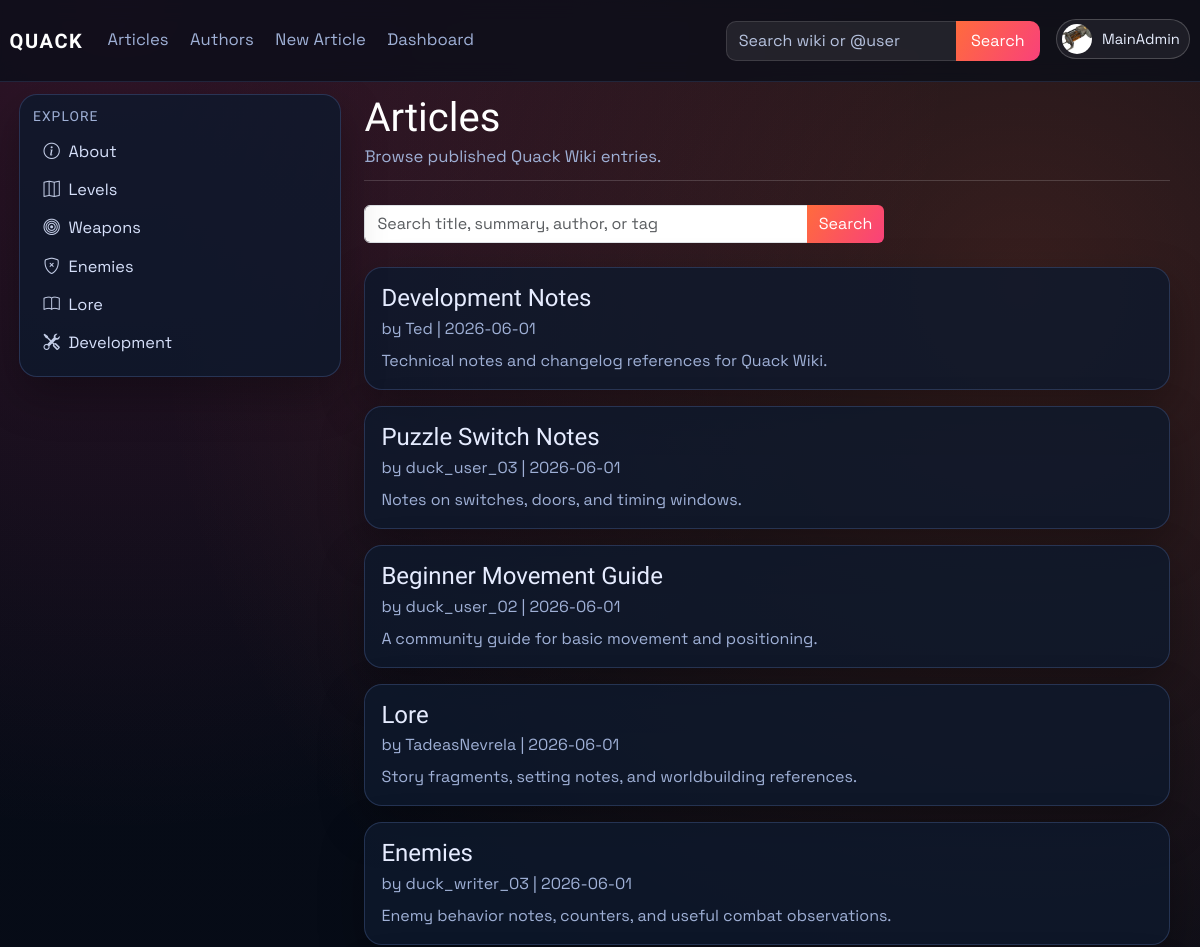
Page /articles (signed in, upper part) on the earlier database version.
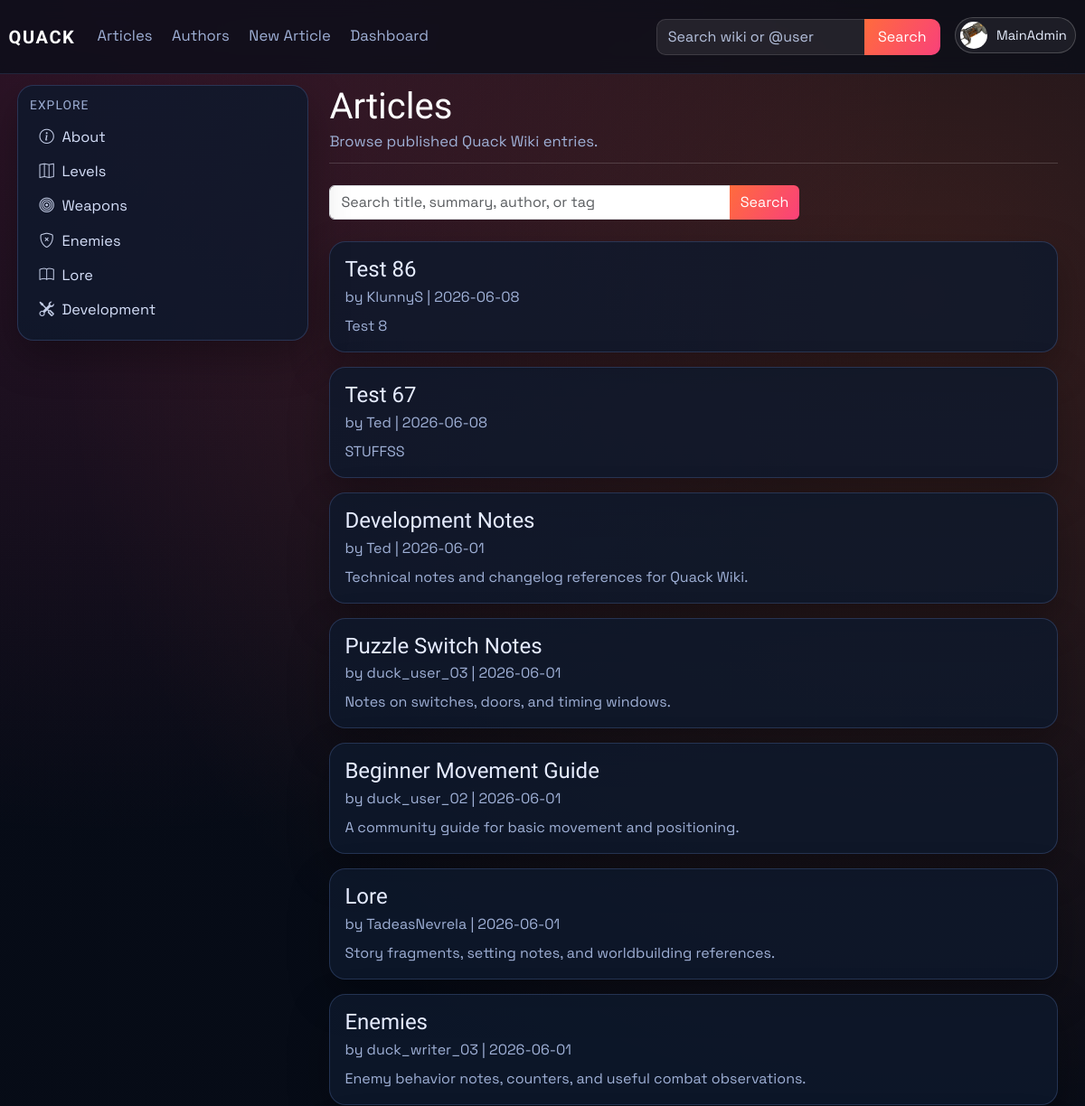
Same page on the later database version.
### models.py (models this page shows, shortened)
class Article(db.Model):
    id = db.Column(db.Integer, primary_key=True)
    title = db.Column(db.String(120), unique=True, nullable=False)
    author = db.Column(db.String(120), nullable=False)
    created_at = db.Column(db.DateTime, default=datetime.utcnow)
    image_url = db.Column(db.String(120), default='default.png')
    summary = db.Column(db.Text)
    content = db.Column(db.Text, nullable=False)
    infobox_data = db.Column(db.Text, nullable=True)
    tags = db.Column(db.JSON, default=list)
    status = db.Column(db.String(20), default='pending', nullable=False)
    approved_by = db.Column(db.String(120), nullable=True)
    approved_at = db.Column(db.DateTime, nullable=True)
    is_archived = db.Column(db.Boolean, default=False, nullable=False)
    archived_at = db.Column(db.DateTime, nullable=True)

class User(db.Model, UserMixin):
    id = db.Column(db.Integer, primary_key=True)
    username = db.Column(db.String(120), unique=True, nullable=False)
    email = db.Column(db.String(120), unique=True, nullable=False)
    password_hash = db.Column(db.String(128), nullable=False)
    profile_image_url = db.Column(db.String(120), nullable=True)
    public_display_name = db.Column(db.String(80), nullable=True)
    public_bio = db.Column(db.Text, nullable=True)
    created_at = db.Column(db.DateTime, default=datetime.utcnow)
    role = db.Column(db.String(30), default='user')
    is_archived = db.Column(db.Boolean, default=False, nullable=False)
    archived_at = db.Column(db.DateTime, nullable=True)

### main.py (the view)
@app.route('/articles')
def articles():
    search = (request.args.get('q') or '').strip()
    query = Article.query.filter(
        Article.is_archived.is_(False),
        func.lower(func.trim(Article.status)) == 'approved',
    )
    article_list = query.order_by(Article.created_at.desc()).all()
    article_list = [article_obj for article_obj in article_list if article_is_public(article_obj)]
    if search:
        article_list = [article_obj for article_obj in article_list if article_matches_search(article_obj, search)]
    article_links = {article.id: article_public_url(article) for article in article_list}
    author_users = active_users_by_username(article.author for article in article_list)
    return render_template(
        'articles.html',
        articles=article_list,
        search=search,
        article_links=article_links,
        author_users=author_users,
    )

### main.py (called while the page is built)
def get_site_settings():
    settings = SiteSettings.query.get(1)
    if not settings:
        settings = SiteSettings(id=1)
        db.session.add(settings)
        db.session.commit()
    return settings

@app.context_processor
def inject_site_settings():
    return {'site_settings': get_site_settings()}

@login_manager.user_loader
def load_user(user_id):
    user = User.query.get(int(user_id))
    if user and user.is_archived:
        return None
    return user

def article_public_url(article_obj: Article) -> str:
    if article_has_tag(article_obj, static_page_tag('about-us')):
        return url_for('about')
    return url_for('article', article_title=article_obj.title)

def normalize_identity(value: str) -> str:
    ascii_value = unicodedata.normalize('NFKD', value or '').encode('ascii', 'ignore').decode('ascii')
    return re.sub(r'[^a-z0-9]+', '', ascii_value.lower())

def article_is_public(article_obj: Article) -> bool:
    if not article_obj or article_obj.is_archived or article_obj.status != 'approved':
        return False
    return bool(find_user_for_article_author(article_obj.author))

def static_page_tag(page_key: str) -> str:
    return f"page:{page_key.strip().lower()}"

### templates/articles.html (shortened to what this page needs)
{% extends "_base.html" %}
{% block content %}
<div class="container-fluid px-0 article-wiki">
    <header class="article-header mb-4">
        <h1 class="article-title">Articles</h1>
        <p class="article-meta mb-0">Browse published Quack Wiki entries.</p>
    </header>
    <form method="GET" action="{{ url_for('articles') }}" class="mb-4" style="max-width: 520px;">
        <div class="input-group">
            <input class="form-control" type="search" name="q" value="{{ search }}" placeholder="Search title, summary, author, or tag">
            <button class="btn btn-brand" type="submit">Search</button>
        </div>
    </form>
    <section class="row g-3">
        {% for article in articles %}
        <div class="col-12">
            <article class="card p-3">
                <h4 class="mb-1"><a href="{{ article_links[article.id] }}">{{ article.title }}</a></h4>
                <p class="article-meta mb-2">
                    by
                    {% set author_user = author_users.get(article.author) %}
                    {% if author_user %}
                    <a href="{{ url_for('public_profile', username=author_user.username) }}">{{ author_user.public_display_name or author_user.username }}</a>
                    {% else %}
                    {{ article.author }}
                    {% endif %}
                    | {{ article.created_at.strftime('%Y-%m-%d') if article.created_at else "Unknown date" }}
                </p>
                <p class="mb-0">{{ article.summary or "No summary available." }}</p>
            </article>
        </div>
        {% else %}
        <div class="col-12">
            <div class="card p-4">
                <p class="mb-0 text-muted">No published articles found.</p>
            </div>
        </div>
        {% endfor %}
    </section>
</div>
{% endblock %}

### templates/partials/navbar.html (shortened to what this page needs)
<nav class="navbar navbar-expand-lg main-nav">
    <div class="container-fluid nav-wrap">
        <a class="navbar-brand brand-mark" href="{{ url_for('index') }}">QUACK</a>
        <div class="collapse navbar-collapse" id="navbarNav">
            <ul class="navbar-nav me-auto nav-links">
                <li class="nav-item"><a class="nav-link" href="{{ url_for('articles') }}">Articles</a></li>
                <li class="nav-item"><a class="nav-link" href="{{ url_for('authors') }}">Authors</a></li>
                <li class="nav-item"><a class="nav-link" href="{{ url_for('create_article') }}">New Article</a></li>
                {% if current_user.is_authenticated and current_user.role == "admin" %}
                <li class="nav-item"><a class="nav-link" href="{{ url_for('dashboard_users') }}">Dashboard</a></li>
                {% elif current_user.is_authenticated and current_user.role == "writer" %}
                <li class="nav-item"><a class="nav-link" href="{{ url_for('dashboard_articles') }}">Dashboard</a></li>
                {% endif %}
            </ul>
            <ul class="navbar-nav ms-auto align-items-lg-center nav-tools">
                <li class="nav-item nav-search-wrap">
                    <form class="nav-search" method="GET" action="{{ url_for('site_search') }}">
                        {% set nav_query = request.args.get('q', '') %}
                        {% if request.endpoint == 'authors' and request.args.get('all') == '1' and nav_query %}
                            {% set nav_query = '@' ~ nav_query %}
                        {% elif request.endpoint not in ['articles', 'authors'] %}
                            {% set nav_query = '' %}
                        {% endif %}
                        <input class="form-control" type="search" name="q" value="{{ nav_query }}" placeholder="Search wiki or @user">
                        <button class="btn btn-brand" type="submit">Search</button>
                    </form>
                </li>
                {% if current_user.is_authenticated %}
                <li class="nav-item dropdown ms-lg-3">
                    <a class="profile-trigger" href="#" role="button" data-bs-toggle="dropdown" aria-expanded="false">
                        {% if current_user.profile_image_url %}
                        <img class="profile-avatar profile-avatar-img" src="{{ url_for('static', filename='img/' ~ current_user.profile_image_url) }}" alt="{{ current_user.username }} profile picture">
                        {% else %}
                        <span class="profile-avatar">{{ current_user.username[0]|upper }}</span>
                        {% endif %}
                        <span class="profile-name">{{ current_user.username }}</span>
                    </a>
                </li>
                {% else %}
                <li class="nav-item ms-lg-3">
                    <a class="btn btn-outline-light nav-login-btn" href="{{ url_for('login') }}">Login</a>
                </li>
                {% endif %}
            </ul>
        </div>
    </div>
</nav>

### templates/partials/tag_link.html
{% macro tag_article_link(tag, label, icon='', class_name='') -%}
<a href="{{ url_for('about') if tag == 'about-us' else url_for('tagged_article', tag=tag) }}"{% if class_name %} class="{{ class_name }}"{% endif %}>
    {% if icon %}<i class="{{ icon }} sidebar-icon"></i>{% endif %}{{ label }}
</a>
{%- endmacro %}

Differences in the rows shown:
added Article: title "Test 86", created_at "2026-06-08", summary "Test 8"
now on this page (row unchanged): User: public_display_name+username "KlunnyS"
added Article: title "Test 67", {{ author_user.public_display_name or author_user.username }} "Ted", created_at "2026-06-08", summary "STUFFSS"
